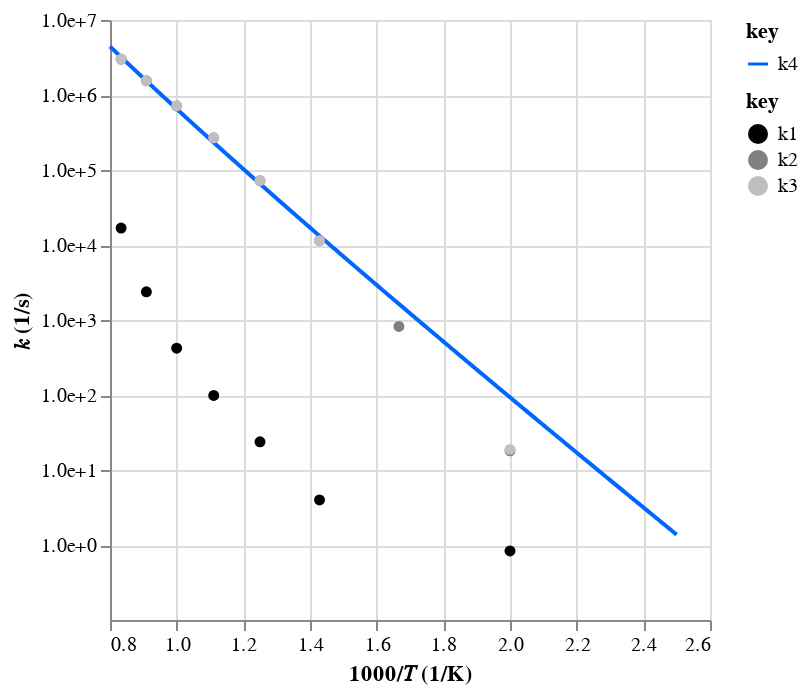

Notebook code for this chart:
### Code cell
# S(725)r0 = C5H8O(829)rs + OH(4)
close_oh_mess_out_fake = r"""
W4->W15

P\T           500       600       700       800       900     1e+03   1.1e+03   1.2e+03   1.3e+03   1.4e+03   1.5e+03   1.6e+03   1.7e+03   1.8e+03   1.9e+03     2e+03
0.1       -0.0219   -0.0643     0.391      1.75      5.83      18.4        93  1.15e+03  9.76e+03  6.32e+04  2.37e+05  7.61e+05  1.91e+06  4.33e+06  8.17e+06  1.59e+07
1           0.834     -8.39      3.99      23.8      98.7       421  2.38e+03  1.68e+04  8.79e+04  3.94e+05  1.19e+06   3.2e+06  7.06e+06  1.44e+07  2.52e+07  4.46e+07
10           29.7      65.3      79.9  1.06e+03   7.4e+03  3.75e+04  1.42e+05   4.7e+05  1.28e+06  3.31e+06  7.03e+06  1.42e+07  2.56e+07   4.4e+07  6.94e+07  1.08e+08
100           108      62.7  6.65e+03  5.69e+04  3.03e+05  1.18e+06  3.53e+06  8.85e+06  1.87e+07   3.5e+07  5.76e+07  8.83e+07  1.26e+08  1.73e+08  2.29e+08  2.98e+08
O-O          19.7       998  1.69e+04  1.43e+05   7.6e+05   2.9e+06   8.7e+06  2.18e+07  4.75e+07  9.28e+07  1.66e+08  2.77e+08  4.35e+08   6.5e+08  9.33e+08  1.29e+09
"""
close_oh_mess_out_real = r"""
W4->P4

P\T           500       600       700       800       900     1e+03   1.1e+03   1.2e+03   1.3e+03   1.4e+03   1.5e+03   1.6e+03   1.7e+03   1.8e+03   1.9e+03     2e+03
0.1          10.5       302  2.55e+03   1.1e+04  3.39e+04  9.33e+04  2.45e+05  6.33e+05  1.52e+06  3.25e+06   6.1e+06  1.07e+07  1.63e+07  2.34e+07  3.24e+07  3.81e+07
1              18       820  1.14e+04  7.22e+04  2.69e+05  7.14e+05  1.55e+06     3e+06  5.44e+06  9.21e+06  1.45e+07  2.21e+07  3.09e+07  4.11e+07  5.37e+07  5.95e+07
10           19.2       971   1.6e+04  1.29e+05  6.27e+05   2.1e+06  5.29e+06  1.06e+07  1.82e+07  2.73e+07  3.75e+07  4.84e+07   5.9e+07  6.91e+07  8.13e+07  8.41e+07
100          10.7       580     1e+04  8.49e+04   4.4e+05  1.61e+06  4.57e+06  1.04e+07  2.01e+07  3.26e+07  4.74e+07  6.15e+07  7.41e+07  8.34e+07  9.23e+07  9.24e+07
O-O           ***       ***       ***       ***       ***       ***       ***       ***       ***       ***       ***       ***       ***       ***       ***       ***
"""
close_oh_rxn_fake = ac.rate.from_mess_channel_output(close_oh_mess_out_fake)
close_oh_rxn_real = ac.rate.from_mess_channel_output(close_oh_mess_out_real)
close_oh_rxn_data = close_oh_rxn_fake + close_oh_rxn_real
close_oh_rxn_fit = ac.rate.fit_plog(close_oh_rxn_data)
ac.rate.display([close_oh_rxn_fake, close_oh_rxn_real, close_oh_rxn_data, close_oh_rxn_fit])

### Figure 1 — Vega-Lite specification as saved in the notebook (floating-point values rounded to 4 significant figures; data arrays with more than 128 entries replaced by an {"elided": "..."} marker saying what was removed)
{"config": {"view": {"continuousWidth": 300, "continuousHeight": 300}}, "layer": [{"data": {"name": "data-e5317a47a9cadef05b3bb3384c16f61e"}, "mark": {"type": "line"}, "encoding": {"color": {"field": "key", "scale": {"domain": ["k4"], "range": ["#0066ff"]}, "type": "nominal"}, "x": {"field": "x", "scale": {"zero": false}, "title": "1000/𝑇 (1/K)", "type": "quantitative"}, "y": {"axis": {"format": ".1e", "values": [1, 10, 100, 1000, 10000, 100000, 1000000, 10000000, 100000000]}, "field": "value", "scale": {"type": "log"}, "title": "𝑘 (1/s)", "type": "quantitative"}}, "transform": [{"fold": ["k4"]}]}, {"data": {"name": "data-9dd8af83c3764ab20d1d3ce32cb40af0"}, "mark": {"type": "point", "filled": true, "opacity": 1}, "encoding": {"color": {"field": "key", "scale": {"domain": ["k1", "k2", "k3"], "range": ["#000000", "#808080ff", "#bfbfbfff"]}, "type": "nominal"}, "x": {"field": "x", "scale": {"zero": false}, "title": "1000/𝑇 (1/K)", "type": "quantitative"}, "y": {"axis": {"format": ".1e", "values": [1, 10, 100, 1000, 10000, 100000, 1000000, 10000000]}, "field": "value", "scale": {"type": "log"}, "title": "𝑘 (1/s)", "type": "quantitative"}}, "transform": [{"fold": ["k1", "k2", "k3"]}]}], "resolve": {"scale": {"color": "independent"}}, "$schema": "https://vega.github.io/schema/vega-lite/v5.20.1.json", "datasets": {"data-e5317a47a9cadef05b3bb3384c16f61e": {"elided": "1000 records"}, "data-9dd8af83c3764ab20d1d3ce32cb40af0": [{"x": 2.0, "k1": 0.834, "k2": 18.0, "k3": 18.83}, {"x": 1.667, "k1": null, "k2": 820.0, "k3": null}, {"x": 1.429, "k1": 3.99, "k2": 11400.0, "k3": 11400.0}, {"x": 1.25, "k1": 23.8, "k2": 72200.0, "k3": 72220.0}, {"x": 1.111, "k1": 98.7, "k2": 269000.0, "k3": 269100.0}, {"x": 1.0, "k1": 421.0, "k2": 714000.0, "k3": 714400.0}, {"x": 0.9091, "k1": 2380.0, "k2": 1550000.0, "k3": 1552000.0}, {"x": 0.8333, "k1": 16800.0, "k2": 3000000.0, "k3": 3017000.0}]}}
